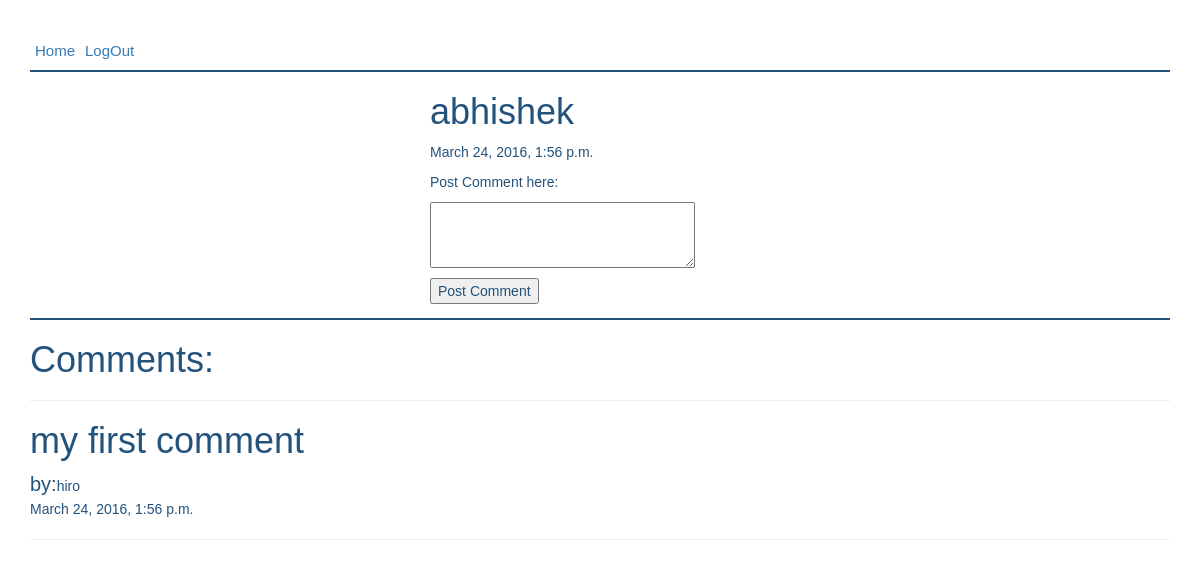
Screenshot of /topicDetails/80/ (signed in) with the database file from the repository.
### app/models.py (models this page shows, shortened)
class DiscussionTopic(models.Model):
    user = models.ForeignKey('UserInfo')     #user of the post just linking both the tables together
    topicText = models.TextField(max_length = 1000)
    timeStamp = models.DateTimeField()

class CommentOfTopic(models.Model):
    user = models.ForeignKey('UserInfo')
    topic = models.ForeignKey('DiscussionTopic')
    commentText = models.TextField(max_length = 500)
    timeStamp = models.DateTimeField()

class UserInfo(models.Model):
    fname = models.CharField(max_length = 200)
    lname = models.CharField(max_length = 200)
    username = models.CharField(max_length = 200,unique = True)
    password = models.CharField(max_length = 10)

### app/views.py (the view)
    def wrapper(request,*args,**kwargs):
        if 'uid' not in request.session.keys():
            return redirect('login')
        return func(request,*args,**kwargs)

### app/forms.py
class PostComment(forms.ModelForm):
    commentText = forms.CharField(label = '',widget=forms.Textarea(attrs={ 'cols' : "30", 'rows': "3", }))
    class Meta:
        model = CommentOfTopic
        fields = ('commentText',)

### app/views.py (called while the page is built)
def login_required(func):
    def wrapper(request,*args,**kwargs):
        if 'uid' not in request.session.keys():
            return redirect('login')
        return func(request,*args,**kwargs)
    return wrapper

@login_required
def topicDetails(request,id):
    topic = DiscussionTopic.objects.get(id = id)
    form = PostComment()
    comments = CommentOfTopic.objects.all().order_by('-timeStamp')
    return render(request,'topicDetails.html',{'form':form,'topic':topic,'comments':comments})

### app/templates/topicDetails.html
{% extends 'base.html' %}
{% block content %}
<div class='postDetailsSec'>
<h1 id='topicHeading'>{{ topic.topicText }}</h1>
<p>{{ topic.timeStamp }}</p>
<p>Post Comment here:</p>
<form method = 'POST' class='topicDetailSec' action = "/postComment/{{topic.id}}/comment">{% csrf_token %}
    {{ form.as_p }}
    <input type='submit' name='sub' value='Post Comment'/>
</form>
</div>
<h1>Comments:</h1>
<hr/>
{% for comment in comments %}
  {% if comment.topic.id == topic.id %}
    <h1>{{ comment.commentText }}</h1>
    <span id='byClass'>by:</span>{{ comment.user.username }}<br/>
    {{ comment.timeStamp }}
    <hr/>
  {% endif %}
{% endfor %}
{% endblock %}

### app/static/css/style.css (style rules this page uses)
body { font-family: sans-serif; }

### app/static/css/login.css (style rules this page uses)
body { color:#23527c; }

### app/static/css/postTopic.css (style rules this page uses)
#byClass { color:#23527c; font-size: 20px; }

### app/static/css/topicDetails.css (style rules this page uses)
.postDetailsSec { width: 100%; padding-left: 400px; border-bottom: 2px solid #23527c; }

### rows the page displays
DiscussionTopic: topicText "abhishek", timeStamp "March 24, 2016, 1:56 p.m."
CommentOfTopic: commentText "my first comment", user.username "hiro", timeStamp "March 24, 2016, 1:56 p.m."
